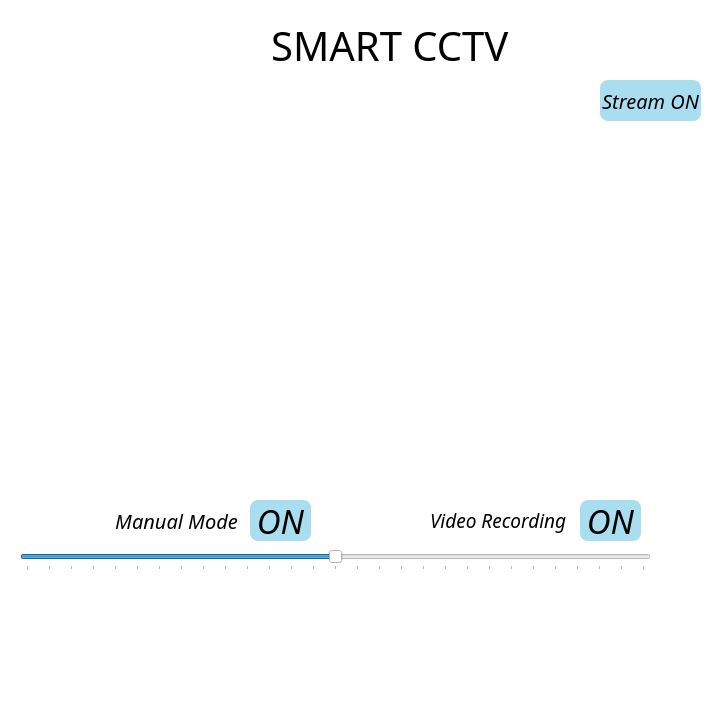
<?xml version="1.0" encoding="UTF-8"?>
<ui version="4.0">
 <class>Dialog</class>
 <widget class="QDialog" name="Dialog">
  <property name="geometry">
   <rect>
    <x>0</x>
    <y>0</y>
    <width>726</width>
    <height>706</height>
   </rect>
  </property>
  <property name="windowTitle">
   <string>SmartCCTV</string>
  </property>
  <property name="styleSheet">
   <string notr="true">background-color: rgb(255, 255, 255);</string>
  </property>
  <widget class="QStackedWidget" name="stackedUI">
   <property name="geometry">
    <rect>
     <x>0</x>
     <y>70</y>
     <width>741</width>
     <height>641</height>
    </rect>
   </property>
   <property name="styleSheet">
    <string notr="true">background-color: rgb(255, 255, 255);</string>
   </property>
   <property name="currentIndex">
    <number>0</number>
   </property>
   <widget class="QWidget" name="page">
    <widget class="QLabel" name="DisplayFrame">
     <property name="geometry">
      <rect>
       <x>70</x>
       <y>70</y>
       <width>571</width>
       <height>341</height>
      </rect>
     </property>
     <property name="layoutDirection">
      <enum>Qt::LeftToRight</enum>
     </property>
     <property name="styleSheet">
      <string notr="true"/>
     </property>
     <property name="frameShape">
      <enum>QFrame::NoFrame</enum>
     </property>
     <property name="frameShadow">
      <enum>QFrame::Plain</enum>
     </property>
     <property name="lineWidth">
      <number>0</number>
     </property>
     <property name="text">
      <string/>
     </property>
     <property name="pixmap">
      <pixmap resource="../img/res.qrc">:/icon/video.png</pixmap>
     </property>
     <property name="scaledContents">
      <bool>true</bool>
     </property>
     <property name="wordWrap">
      <bool>false</bool>
     </property>
     <property name="margin">
      <number>0</number>
     </property>
     <property name="indent">
      <number>5</number>
     </property>
    </widget>
    <widget class="QSlider" name="MoveBar">
     <property name="geometry">
      <rect>
       <x>20</x>
       <y>480</y>
       <width>631</width>
       <height>21</height>
      </rect>
     </property>
     <property name="minimum">
      <number>-70</number>
     </property>
     <property name="maximum">
      <number>70</number>
     </property>
     <property name="singleStep">
      <number>5</number>
     </property>
     <property name="value">
      <number>0</number>
     </property>
     <property name="orientation">
      <enum>Qt::Horizontal</enum>
     </property>
     <property name="tickPosition">
      <enum>QSlider::TicksBelow</enum>
     </property>
     <property name="tickInterval">
      <number>5</number>
     </property>
    </widget>
    <widget class="QLabel" name="MidValue">
     <property name="geometry">
      <rect>
       <x>280</x>
       <y>510</y>
       <width>111</width>
       <height>21</height>
      </rect>
     </property>
     <property name="font">
      <font>
       <family>Ubuntu Mono</family>
       <italic>true</italic>
      </font>
     </property>
     <property name="text">
      <string/>
     </property>
    </widget>
    <widget class="QLabel" name="label">
     <property name="geometry">
      <rect>
       <x>110</x>
       <y>430</y>
       <width>131</width>
       <height>41</height>
      </rect>
     </property>
     <property name="font">
      <font>
       <family>Ubuntu Mono</family>
       <pointsize>15</pointsize>
       <italic>true</italic>
      </font>
     </property>
     <property name="text">
      <string> Manual Mode </string>
     </property>
    </widget>
    <widget class="QPushButton" name="ManualBtn">
     <property name="geometry">
      <rect>
       <x>250</x>
       <y>430</y>
       <width>61</width>
       <height>41</height>
      </rect>
     </property>
     <property name="font">
      <font>
       <family>Ubuntu Mono</family>
       <pointsize>25</pointsize>
       <italic>true</italic>
      </font>
     </property>
     <property name="styleSheet">
      <string notr="true">background-color:rgba(80, 188, 223, 0.5);
color:black;
border-radius:8px;</string>
     </property>
     <property name="text">
      <string>ON</string>
     </property>
    </widget>
    <widget class="QLabel" name="label_2">
     <property name="geometry">
      <rect>
       <x>430</x>
       <y>430</y>
       <width>151</width>
       <height>41</height>
      </rect>
     </property>
     <property name="font">
      <font>
       <family>Ubuntu Mono</family>
       <pointsize>14</pointsize>
       <italic>true</italic>
      </font>
     </property>
     <property name="text">
      <string>Video Recording</string>
     </property>
    </widget>
    <widget class="QPushButton" name="RecBtn">
     <property name="geometry">
      <rect>
       <x>580</x>
       <y>430</y>
       <width>61</width>
       <height>41</height>
      </rect>
     </property>
     <property name="font">
      <font>
       <family>Ubuntu Mono</family>
       <pointsize>25</pointsize>
       <italic>true</italic>
      </font>
     </property>
     <property name="styleSheet">
      <string notr="true">background-color:rgba(80, 188, 223, 0.5);
color:black;
border-radius:8px;</string>
     </property>
     <property name="text">
      <string>ON</string>
     </property>
    </widget>
    <widget class="QPushButton" name="StreamBtn">
     <property name="geometry">
      <rect>
       <x>600</x>
       <y>10</y>
       <width>101</width>
       <height>41</height>
      </rect>
     </property>
     <property name="font">
      <font>
       <family>Ubuntu Mono</family>
       <pointsize>15</pointsize>
       <weight>50</weight>
       <italic>true</italic>
       <bold>false</bold>
      </font>
     </property>
     <property name="styleSheet">
      <string notr="true">background-color:rgba(80, 188, 223, 0.5);
color:black;
border-radius:8px;</string>
     </property>
     <property name="text">
      <string>Stream ON</string>
     </property>
    </widget>
    <widget class="QLabel" name="ComStatus">
     <property name="geometry">
      <rect>
       <x>350</x>
       <y>20</y>
       <width>181</width>
       <height>21</height>
      </rect>
     </property>
     <property name="text">
      <string/>
     </property>
     <property name="scaledContents">
      <bool>true</bool>
     </property>
    </widget>
    <widget class="QLabel" name="ComStatusImg">
     <property name="geometry">
      <rect>
       <x>290</x>
       <y>20</y>
       <width>41</width>
       <height>21</height>
      </rect>
     </property>
     <property name="text">
      <string/>
     </property>
     <property name="pixmap">
      <pixmap resource="../img/res.qrc">:/icon/disconnect.png</pixmap>
     </property>
     <property name="scaledContents">
      <bool>true</bool>
     </property>
    </widget>
    <widget class="QLabel" name="label_8">
     <property name="geometry">
      <rect>
       <x>540</x>
       <y>10</y>
       <width>51</width>
       <height>41</height>
      </rect>
     </property>
     <property name="text">
      <string/>
     </property>
     <property name="pixmap">
      <pixmap resource="../img/res.qrc">:/icon/stream.png</pixmap>
     </property>
     <property name="scaledContents">
      <bool>true</bool>
     </property>
    </widget>
    <widget class="QLabel" name="MotorValue">
     <property name="geometry">
      <rect>
       <x>420</x>
       <y>570</y>
       <width>191</width>
       <height>41</height>
      </rect>
     </property>
     <property name="font">
      <font>
       <family>Ubuntu Mono</family>
       <pointsize>15</pointsize>
       <italic>true</italic>
      </font>
     </property>
     <property name="text">
      <string/>
     </property>
    </widget>
    <widget class="QLabel" name="label_9">
     <property name="geometry">
      <rect>
       <x>36</x>
       <y>430</y>
       <width>51</width>
       <height>41</height>
      </rect>
     </property>
     <property name="text">
      <string/>
     </property>
     <property name="pixmap">
      <pixmap resource="../img/res.qrc">:/icon/scroll.png</pixmap>
     </property>
     <property name="scaledContents">
      <bool>true</bool>
     </property>
    </widget>
    <widget class="QLabel" name="label_10">
     <property name="geometry">
      <rect>
       <x>370</x>
       <y>430</y>
       <width>51</width>
       <height>41</height>
      </rect>
     </property>
     <property name="text">
      <string/>
     </property>
     <property name="pixmap">
      <pixmap resource="../img/res.qrc">:/icon/record.png</pixmap>
     </property>
     <property name="scaledContents">
      <bool>true</bool>
     </property>
    </widget>
    <widget class="QLabel" name="label_11">
     <property name="geometry">
      <rect>
       <x>290</x>
       <y>550</y>
       <width>91</width>
       <height>81</height>
      </rect>
     </property>
     <property name="text">
      <string/>
     </property>
     <property name="pixmap">
      <pixmap resource="../img/res.qrc">:/icon/motor.png</pixmap>
     </property>
     <property name="scaledContents">
      <bool>true</bool>
     </property>
    </widget>
   </widget>
   <widget class="QWidget" name="page_2">
    <widget class="QLabel" name="label_3">
     <property name="geometry">
      <rect>
       <x>340</x>
       <y>30</y>
       <width>291</width>
       <height>17</height>
      </rect>
     </property>
     <property name="text">
      <string>GRAPH 1 </string>
     </property>
    </widget>
    <widget class="QLabel" name="label_4">
     <property name="geometry">
      <rect>
       <x>340</x>
       <y>270</y>
       <width>281</width>
       <height>21</height>
      </rect>
     </property>
     <property name="text">
      <string>GRAPH 2</string>
     </property>
    </widget>
   </widget>
  </widget>
  <widget class="QLabel" name="label_5">
   <property name="geometry">
    <rect>
     <x>140</x>
     <y>0</y>
     <width>91</width>
     <height>71</height>
    </rect>
   </property>
   <property name="text">
    <string/>
   </property>
   <property name="pixmap">
    <pixmap resource="../img/res.qrc">:/icon/cctv.png</pixmap>
   </property>
   <property name="scaledContents">
    <bool>true</bool>
   </property>
  </widget>
  <widget class="QLabel" name="label_6">
   <property name="geometry">
    <rect>
     <x>240</x>
     <y>20</y>
     <width>321</width>
     <height>51</height>
    </rect>
   </property>
   <property name="font">
    <font>
     <family>Trebuchet MS</family>
     <pointsize>30</pointsize>
     <weight>50</weight>
     <italic>false</italic>
     <bold>false</bold>
    </font>
   </property>
   <property name="styleSheet">
    <string notr="true">font: 30pt &quot;Trebuchet MS&quot;;</string>
   </property>
   <property name="text">
    <string>   SMART CCTV</string>
   </property>
   <property name="scaledContents">
    <bool>true</bool>
   </property>
  </widget>
 </widget>
 <resources>
  <include location="../img/res.qrc"/>
 </resources>
 <connections/>
</ui>
